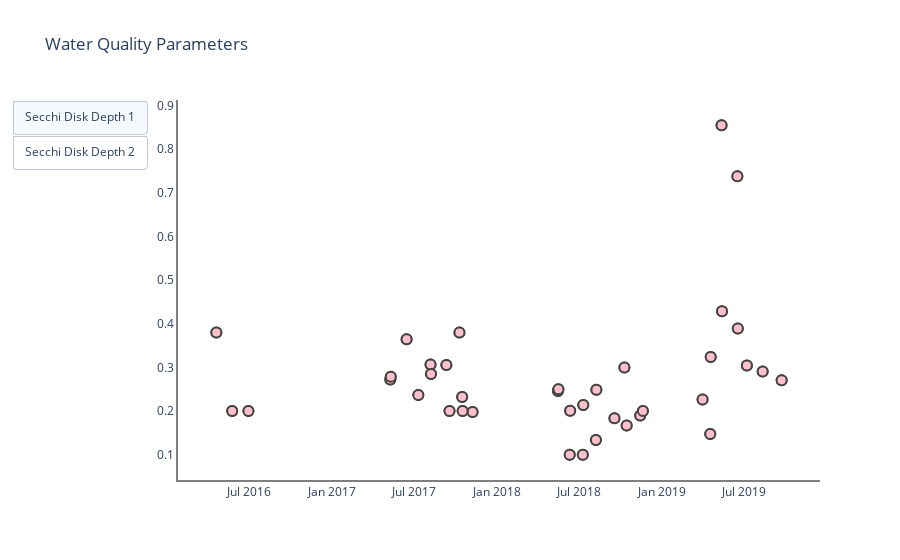
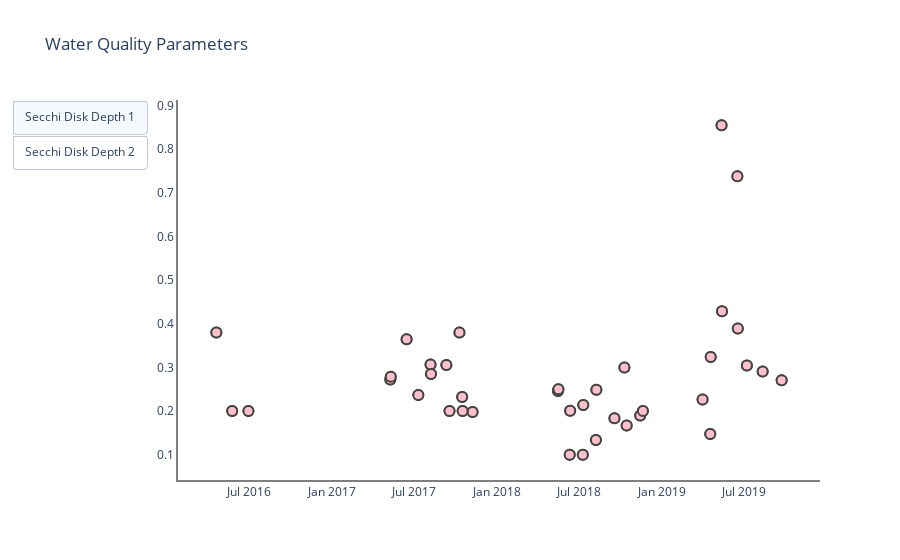

Here is the notebook cell these charts were saved with, in order:
### Code cell
sd1 = go.Scatter(x=list(post.OBJECTID_1),
                 y=list(post['X75.']),
                 name='Secchi Disk Depth 1',
                 mode='markers',
                 marker=dict(color='cyan', size=10)
                )



sd2 = go.Scatter(x=list(post.OBJECTID_1),
                 y=list(post['X75.']),
                 name='Secchi Disk Depth 2',
                 mode='markers',
                 marker=dict(color='pink', size=10)
                )

data = [sd1, sd2]

updatemenus = list([
    dict(type="buttons",
        active=0,
        buttons=list([
            dict(label = 'Secchi Disk Depth 1',
                method='update',
                args=[{'visible':[True, False]}]),
            dict(label='Secchi Disk Depth 2',
                method='update',
                args=[{'visible':[False, True]}
                     ])
        ]))
])

layout = dict(title="Water Quality Parameters", showlegend=False,
             updatemenus=updatemenus, plot_bgcolor="white",)

fig = go.Figure(data=data, layout=layout)
fig.update_traces(mode='markers', marker_line_width=2, marker_size=10)
fig.update_xaxes(showline=True, linewidth=2, linecolor='grey')
fig.update_yaxes(showline=True, linewidth=2, linecolor='grey')
pio.show(fig)

### Figure 1 — Plotly figure (JSON) as saved in the notebook; plotly's stock layout.template omitted (floating-point values rounded to 4 significant figures)
{"data": [{"marker": {"color": "cyan", "line": {"width": 2}, "size": 10}, "mode": "markers", "name": "Secchi Disk Depth 1", "type": "scatter", "x": ["2016-04-20T00:00:00", "2016-05-25T00:00:00", "2016-06-30T00:00:00", "2017-05-10T00:00:00", "2017-05-11T00:00:00", "2017-06-15T00:00:00", "2017-07-11T00:00:00", "2017-08-07T00:00:00", "2017-08-08T00:00:00", "2017-09-11T00:00:00", "2017-10-16T00:00:00", "2017-11-08T00:00:00", "2018-05-16T00:00:00", "2018-06-12T00:00:00", "2018-07-10T00:00:00", "2018-07-11T00:00:00", "2018-08-08T00:00:00", "2018-08-09T00:00:00", "2018-09-18T00:00:00", "2018-10-10T00:00:00", "2018-10-15T00:00:00", "2018-11-14T00:00:00", "2018-11-20T00:00:00", "2019-04-01T00:00:00", "2019-04-18T00:00:00", "2019-04-19T00:00:00", "2019-05-13T00:00:00", "2019-05-14T00:00:00", "2019-06-17T00:00:00", "2019-06-18T00:00:00", "2019-07-08T00:00:00", "2019-08-12T00:00:00", "2019-09-23T00:00:00", "2017-09-18T00:00:00", "2017-10-10T00:00:00", "2018-05-17T00:00:00", "2018-06-11T00:00:00", "2017-10-17T00:00:00"], "y": [0.3798, 0.2, 0.2, 0.2725, 0.2784, 0.3648, 0.237, 0.3068, 0.2847, 0.3057, 0.2322, 0.1977, 0.2459, 0.2009, 0.1, 0.2142, 0.1336, 0.2487, 0.1837, 0.3, 0.1672, 0.19, 0.2, 0.2268, 0.1477, 0.324, 0.8547, 0.4285, 0.738, 0.389, 0.3046, 0.2906, 0.2708, 0.2, 0.38, 0.25, 0.1, 0.2]}, {"marker": {"color": "pink", "line": {"width": 2}, "size": 10}, "mode": "markers", "name": "Secchi Disk Depth 2", "type": "scatter", "x": ["2016-04-20T00:00:00", "2016-05-25T00:00:00", "2016-06-30T00:00:00", "2017-05-10T00:00:00", "2017-05-11T00:00:00", "2017-06-15T00:00:00", "2017-07-11T00:00:00", "2017-08-07T00:00:00", "2017-08-08T00:00:00", "2017-09-11T00:00:00", "2017-10-16T00:00:00", "2017-11-08T00:00:00", "2018-05-16T00:00:00", "2018-06-12T00:00:00", "2018-07-10T00:00:00", "2018-07-11T00:00:00", "2018-08-08T00:00:00", "2018-08-09T00:00:00", "2018-09-18T00:00:00", "2018-10-10T00:00:00", "2018-10-15T00:00:00", "2018-11-14T00:00:00", "2018-11-20T00:00:00", "2019-04-01T00:00:00", "2019-04-18T00:00:00", "2019-04-19T00:00:00", "2019-05-13T00:00:00", "2019-05-14T00:00:00", "2019-06-17T00:00:00", "2019-06-18T00:00:00", "2019-07-08T00:00:00", "2019-08-12T00:00:00", "2019-09-23T00:00:00", "2017-09-18T00:00:00", "2017-10-10T00:00:00", "2018-05-17T00:00:00", "2018-06-11T00:00:00", "2017-10-17T00:00:00"], "y": [0.3798, 0.2, 0.2, 0.2725, 0.2784, 0.3648, 0.237, 0.3068, 0.2847, 0.3057, 0.2322, 0.1977, 0.2459, 0.2009, 0.1, 0.2142, 0.1336, 0.2487, 0.1837, 0.3, 0.1672, 0.19, 0.2, 0.2268, 0.1477, 0.324, 0.8547, 0.4285, 0.738, 0.389, 0.3046, 0.2906, 0.2708, 0.2, 0.38, 0.25, 0.1, 0.2]}], "layout": {"plot_bgcolor": "white", "showlegend": false, "title": {"text": "Water Quality Parameters"}, "updatemenus": [{"active": 0, "buttons": [{"args": [{"visible": [true, false]}], "label": "Secchi Disk Depth 1", "method": "update"}, {"args": [{"visible": [false, true]}], "label": "Secchi Disk Depth 2", "method": "update"}], "type": "buttons"}], "xaxis": {"linecolor": "grey", "linewidth": 2, "showline": true}, "yaxis": {"linecolor": "grey", "linewidth": 2, "showline": true}}}

### Figure 2 — Plotly figure (JSON) as saved in the notebook; plotly's stock layout.template omitted (floating-point values rounded to 4 significant figures)
{"data": [{"marker": {"color": "cyan", "line": {"width": 2}, "size": 10}, "mode": "markers", "name": "Secchi Disk Depth 1", "type": "scatter", "x": ["2016-04-20T00:00:00", "2016-05-25T00:00:00", "2016-06-30T00:00:00", "2017-05-10T00:00:00", "2017-05-11T00:00:00", "2017-06-15T00:00:00", "2017-07-11T00:00:00", "2017-08-07T00:00:00", "2017-08-08T00:00:00", "2017-09-11T00:00:00", "2017-10-16T00:00:00", "2017-11-08T00:00:00", "2018-05-16T00:00:00", "2018-06-12T00:00:00", "2018-07-10T00:00:00", "2018-07-11T00:00:00", "2018-08-08T00:00:00", "2018-08-09T00:00:00", "2018-09-18T00:00:00", "2018-10-10T00:00:00", "2018-10-15T00:00:00", "2018-11-14T00:00:00", "2018-11-20T00:00:00", "2019-04-01T00:00:00", "2019-04-18T00:00:00", "2019-04-19T00:00:00", "2019-05-13T00:00:00", "2019-05-14T00:00:00", "2019-06-17T00:00:00", "2019-06-18T00:00:00", "2019-07-08T00:00:00", "2019-08-12T00:00:00", "2019-09-23T00:00:00", "2017-09-18T00:00:00", "2017-10-10T00:00:00", "2018-05-17T00:00:00", "2018-06-11T00:00:00", "2017-10-17T00:00:00"], "y": [0.3798, 0.2, 0.2, 0.2725, 0.2784, 0.3648, 0.237, 0.3068, 0.2847, 0.3057, 0.2322, 0.1977, 0.2459, 0.2009, 0.1, 0.2142, 0.1336, 0.2487, 0.1837, 0.3, 0.1672, 0.19, 0.2, 0.2268, 0.1477, 0.324, 0.8547, 0.4285, 0.738, 0.389, 0.3046, 0.2906, 0.2708, 0.2, 0.38, 0.25, 0.1, 0.2]}, {"marker": {"color": "pink", "line": {"width": 2}, "size": 10}, "mode": "markers", "name": "Secchi Disk Depth 2", "type": "scatter", "x": ["2016-04-20T00:00:00", "2016-05-25T00:00:00", "2016-06-30T00:00:00", "2017-05-10T00:00:00", "2017-05-11T00:00:00", "2017-06-15T00:00:00", "2017-07-11T00:00:00", "2017-08-07T00:00:00", "2017-08-08T00:00:00", "2017-09-11T00:00:00", "2017-10-16T00:00:00", "2017-11-08T00:00:00", "2018-05-16T00:00:00", "2018-06-12T00:00:00", "2018-07-10T00:00:00", "2018-07-11T00:00:00", "2018-08-08T00:00:00", "2018-08-09T00:00:00", "2018-09-18T00:00:00", "2018-10-10T00:00:00", "2018-10-15T00:00:00", "2018-11-14T00:00:00", "2018-11-20T00:00:00", "2019-04-01T00:00:00", "2019-04-18T00:00:00", "2019-04-19T00:00:00", "2019-05-13T00:00:00", "2019-05-14T00:00:00", "2019-06-17T00:00:00", "2019-06-18T00:00:00", "2019-07-08T00:00:00", "2019-08-12T00:00:00", "2019-09-23T00:00:00", "2017-09-18T00:00:00", "2017-10-10T00:00:00", "2018-05-17T00:00:00", "2018-06-11T00:00:00", "2017-10-17T00:00:00"], "y": [0.3798, 0.2, 0.2, 0.2725, 0.2784, 0.3648, 0.237, 0.3068, 0.2847, 0.3057, 0.2322, 0.1977, 0.2459, 0.2009, 0.1, 0.2142, 0.1336, 0.2487, 0.1837, 0.3, 0.1672, 0.19, 0.2, 0.2268, 0.1477, 0.324, 0.8547, 0.4285, 0.738, 0.389, 0.3046, 0.2906, 0.2708, 0.2, 0.38, 0.25, 0.1, 0.2]}], "layout": {"plot_bgcolor": "white", "showlegend": false, "title": {"text": "Water Quality Parameters"}, "updatemenus": [{"active": 0, "buttons": [{"args": [{"visible": [true, false]}], "label": "Secchi Disk Depth 1", "method": "update"}, {"args": [{"visible": [false, true]}], "label": "Secchi Disk Depth 2", "method": "update"}], "type": "buttons"}], "xaxis": {"linecolor": "grey", "linewidth": 2, "showline": true}, "yaxis": {"linecolor": "grey", "linewidth": 2, "showline": true}}}
